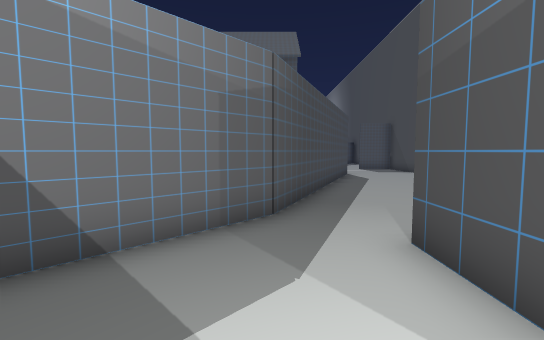
[1] (above)

22 first-person views from a walk through a Unity game level. The camera is 1.2 m above the floor, tilts 4° down and sees 90° across. The floor is counted in squares, 1 m on a side. Each view is taken from the middle of a square. On the plan, view 1 faces up. The plan holds only what a view shows up to about 13 squares ahead; the rest is blank. The place goes on beyond the plan.

[2]
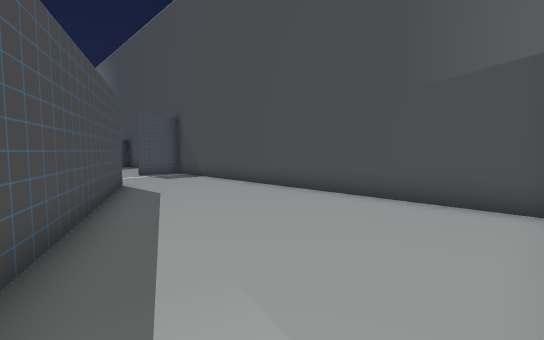

[3]
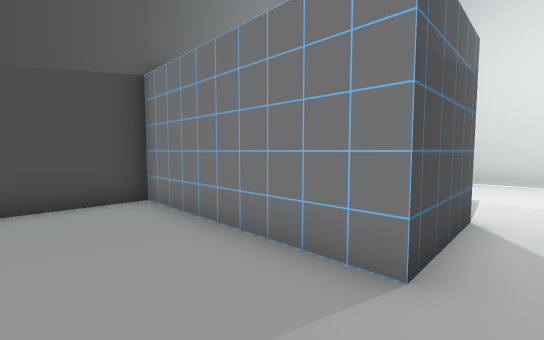

[4]
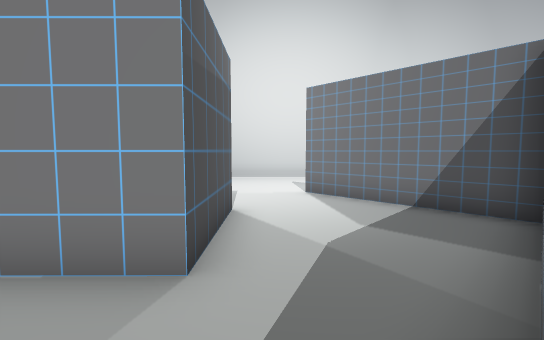

[5]
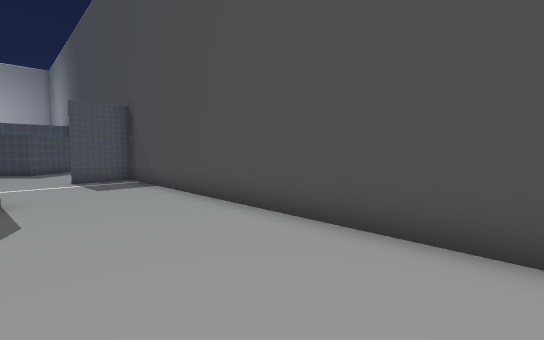

[6]
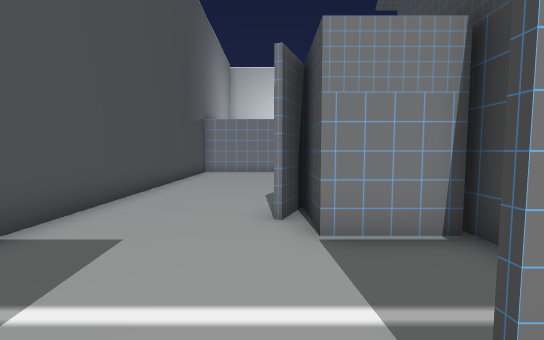

[7]
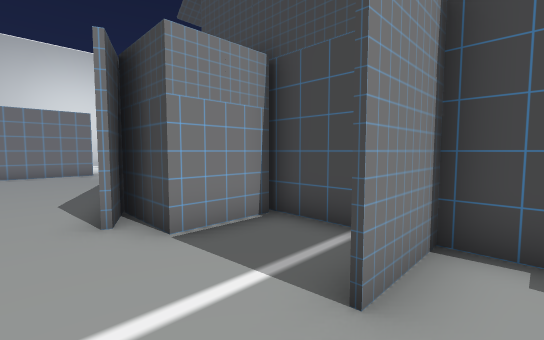

[8]
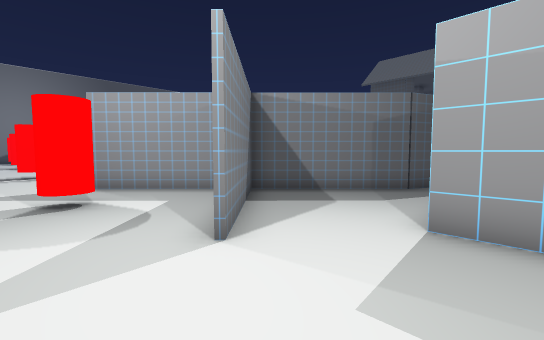

[9]
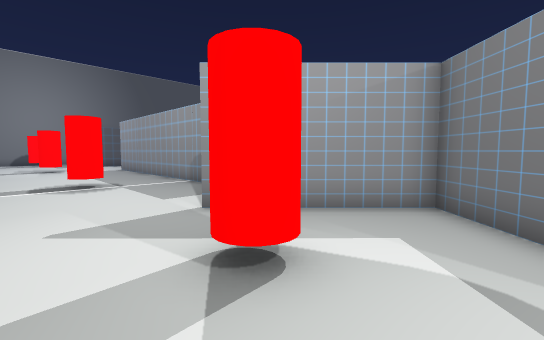

[10]
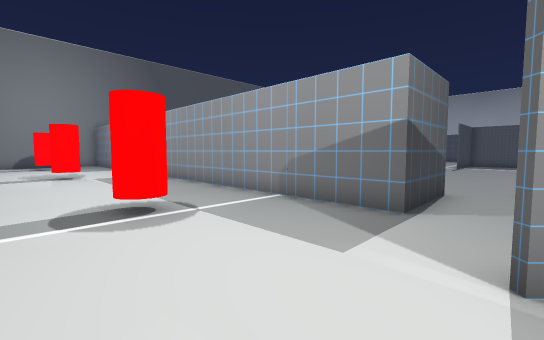

[11]
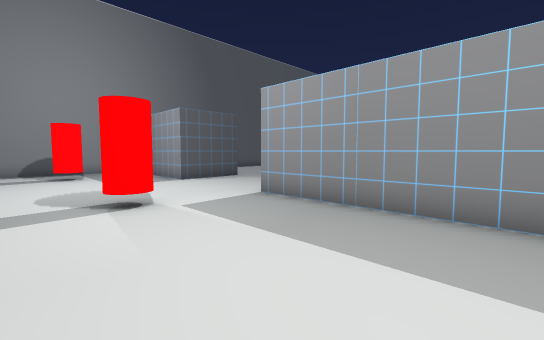

[12]
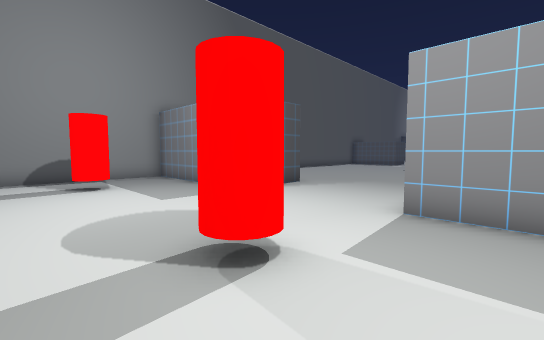

[13]
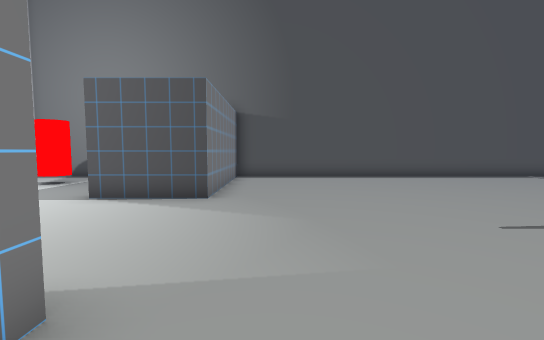

[14]
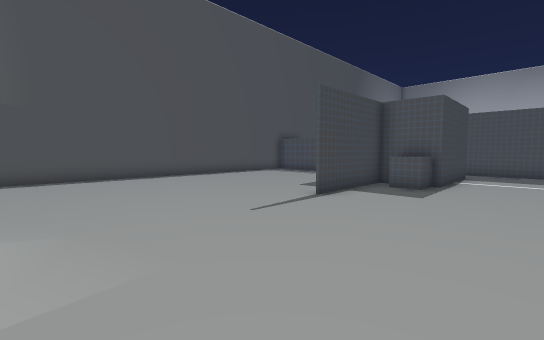

[15]
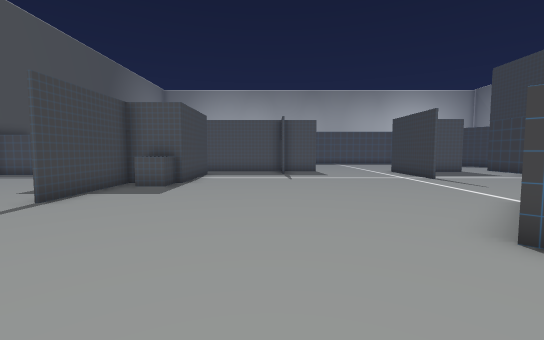

[16]
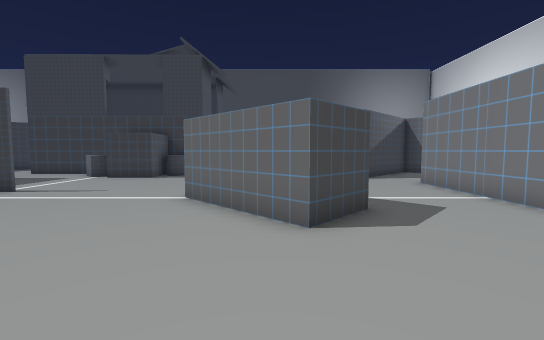

[17]
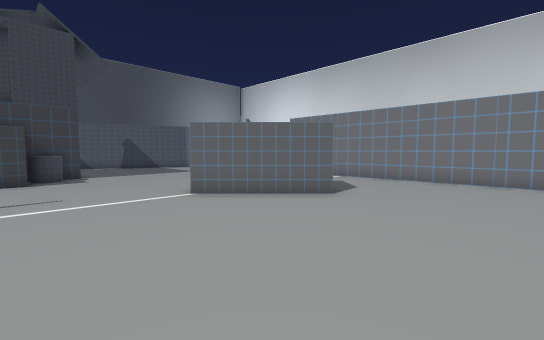

[18]
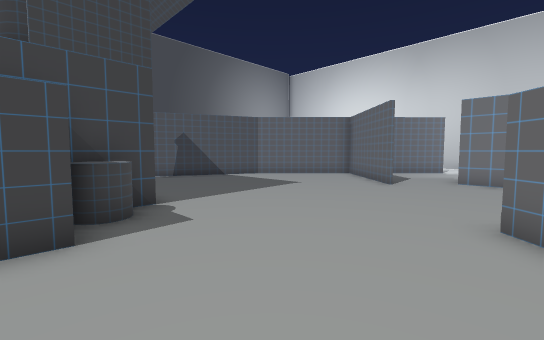

[19]
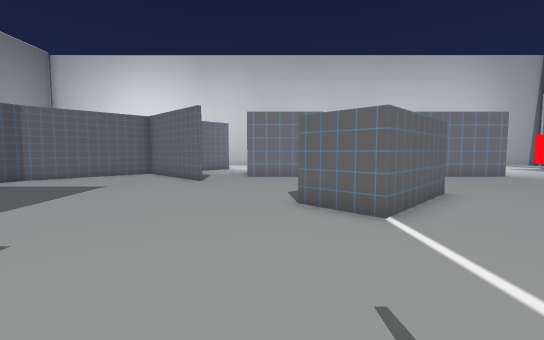

[20]
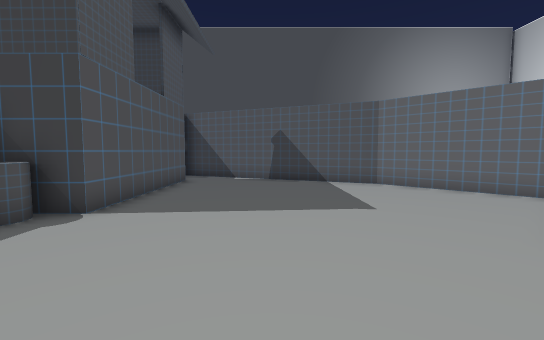

[21]
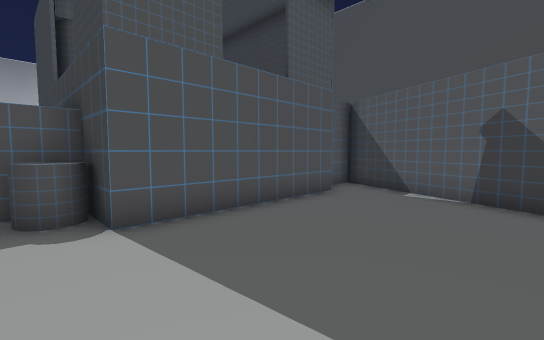

[22]
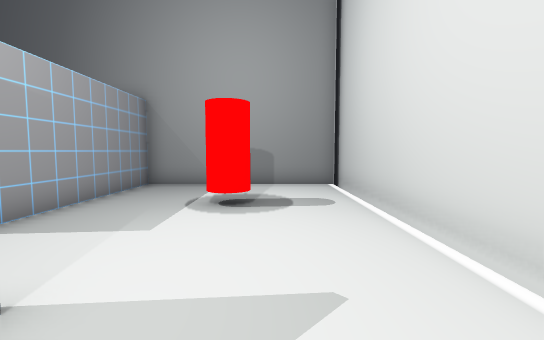

### Floor plan
Key: @ floor where view 1 was taken; # wall or solid block; x gap in a wall; . floor; C red cylinder; O other object.
Columns run from 32 left of view 1 to 8 right of it. Each row starts with its distance up from view 1.
 19            x..          ... O    O.....
 18 #          #.........#....O O    O##..###
 17 #...       #.........#....OO     O......#
 16 #....      #.............O       O......#
 15 #......  #O#.............OO OO   OOO....#
 14 #......  #O...............OOOO    OO....#
 13 #....... #.................#OOOOOOO#....#
 12 #........#.........................#....#
 11 #...................O.............##....#
 10 #..................O O............#.....#
  9 #................OO   ...........##.....#
  8 #.................O  ............#......#
  7 #..................O ...........##......#
  6 #...............................#.......#
  5 #........................##....##.......#
  4 #.........................##..##........#
  3 #OOOOOO....OOOOOOOOOOOOO...####...OOOOOO#
  2       O....            O....##....O     #
  1       O....OOOOOOOOOOOOO...####...OOOOOO#
  0 #OOOOOO...................##..##@.......#
 -1 #........................##....##.......#
 -2 #........................#......#.......#
 -3 #..C......CC.......CC......CC.......CC..#
 -4 #.......................................#
 -5 #............................ . ........#
 -6                                ##########

Positions as (right, up) in squares from view 1, and headings:
1: (0, 0), facing up
2: (1, 4), facing up-right
3: (1, 6), facing down-right
4: (1, 6), facing down
5: (4, 6), facing up-right
6: (4, 19), facing down
7: (5, 19), facing down-left
8: (3, -4), facing up-left
9: (-2, -5), facing up-left
10: (-7, -5), facing up-left
11: (-15, -5), facing up-left
12: (-19, -5), facing up-left
13: (-19, 5), facing left
14: (-19, 5), facing up-left
15: (-18, 5), facing up
16: (-19, 9), facing right
17: (-19, 15), facing down-right
18: (-11, 15), facing down-right
19: (-10, 16), facing down
20: (-10, 9), facing right
21: (-6, 8), facing up-right
22: (-2, -4), facing right
